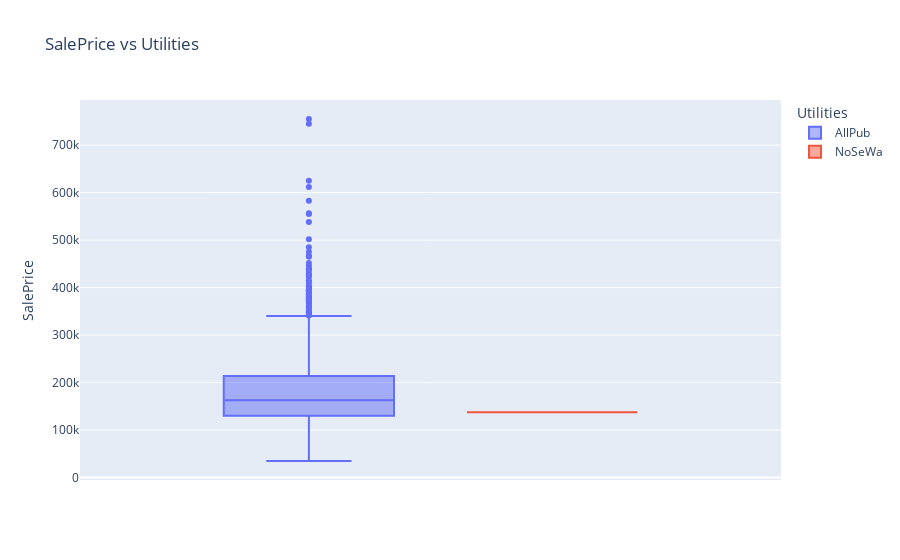

The notebook cell saved with this chart:
### Code cell
px.box(data_train, y='SalePrice', color='Utilities', title='SalePrice vs Utilities')

### Figure 1 — Plotly figure (JSON) as saved in the notebook; plotly's stock layout.template omitted (floating-point values rounded to 4 significant figures; data arrays with more than 128 entries replaced by an {"elided": "..."} marker saying what was removed)
{"data": [{"alignmentgroup": "True", "hovertemplate": "Utilities=AllPub<br>SalePrice=%{y}<extra></extra>", "legendgroup": "AllPub", "marker": {"color": "#636efa"}, "name": "AllPub", "notched": false, "offsetgroup": "AllPub", "orientation": "v", "showlegend": true, "type": "box", "x0": " ", "xaxis": "x", "y": {"elided": "1459 int values"}, "y0": " ", "yaxis": "y"}, {"alignmentgroup": "True", "hovertemplate": "Utilities=NoSeWa<br>SalePrice=%{y}<extra></extra>", "legendgroup": "NoSeWa", "marker": {"color": "#EF553B"}, "name": "NoSeWa", "notched": false, "offsetgroup": "NoSeWa", "orientation": "v", "showlegend": true, "type": "box", "x0": " ", "xaxis": "x", "y": [137500], "y0": " ", "yaxis": "y"}], "layout": {"boxmode": "group", "legend": {"title": {"text": "Utilities"}, "tracegroupgap": 0}, "title": {"text": "SalePrice vs Utilities"}, "xaxis": {"anchor": "y", "domain": [0, 1]}, "yaxis": {"anchor": "x", "domain": [0, 1], "title": {"text": "SalePrice"}}}}
